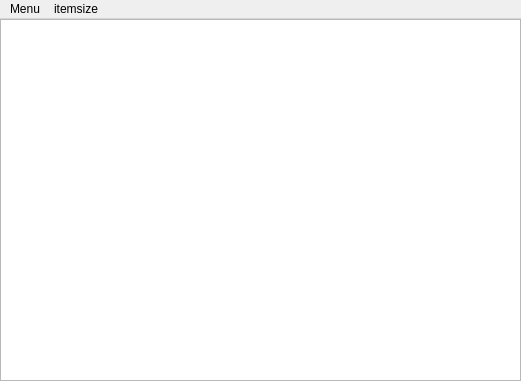
<?xml version="1.0" encoding="UTF-8"?>
<ui version="4.0">
 <class>MainWindow</class>
 <widget class="QMainWindow" name="MainWindow">
  <property name="geometry">
   <rect>
    <x>0</x>
    <y>0</y>
    <width>521</width>
    <height>381</height>
   </rect>
  </property>
  <property name="windowTitle">
   <string>MainWindow</string>
  </property>
  <widget class="QWidget" name="centralwidget">
   <layout class="QHBoxLayout" name="horizontalLayout" stretch="2">
    <property name="spacing">
     <number>0</number>
    </property>
    <property name="leftMargin">
     <number>0</number>
    </property>
    <property name="topMargin">
     <number>0</number>
    </property>
    <property name="rightMargin">
     <number>0</number>
    </property>
    <property name="bottomMargin">
     <number>0</number>
    </property>
    <item>
     <widget class="View" name="graphicsView"/>
    </item>
   </layout>
  </widget>
  <widget class="QMenuBar" name="menubar">
   <property name="geometry">
    <rect>
     <x>0</x>
     <y>0</y>
     <width>521</width>
     <height>25</height>
    </rect>
   </property>
   <widget class="QMenu" name="menuFit">
    <property name="title">
     <string>Menu</string>
    </property>
    <addaction name="action_FitInView"/>
    <addaction name="actionscene_Rect"/>
    <addaction name="actionview_rect"/>
    <addaction name="actionview_center"/>
    <addaction name="actionscene_center"/>
    <addaction name="actionitem_Bounding_rect"/>
    <addaction name="actionitem_pos"/>
    <addaction name="actionall_item_Bounding_rect"/>
    <addaction name="actionpin_scene_center"/>
    <addaction name="actionmap_view_center_in_scene"/>
    <addaction name="actionmap_scene_center_in_view"/>
   </widget>
   <widget class="QMenu" name="menuitemsize">
    <property name="title">
     <string>itemsize</string>
    </property>
    <addaction name="actionplus"/>
    <addaction name="actionminus"/>
   </widget>
   <addaction name="menuFit"/>
   <addaction name="menuitemsize"/>
  </widget>
  <action name="action_FitInView">
   <property name="text">
    <string>fir</string>
   </property>
   <property name="shortcut">
    <string>Ctrl+F</string>
   </property>
  </action>
  <action name="actionscene_Rect">
   <property name="text">
    <string>scene Rect</string>
   </property>
   <property name="shortcut">
    <string>S, R</string>
   </property>
  </action>
  <action name="actionview_rect">
   <property name="text">
    <string>view rect</string>
   </property>
   <property name="shortcut">
    <string>V, R</string>
   </property>
  </action>
  <action name="actionview_center">
   <property name="text">
    <string>view center</string>
   </property>
   <property name="shortcut">
    <string>V, C</string>
   </property>
  </action>
  <action name="actionscene_center">
   <property name="text">
    <string>scene center</string>
   </property>
   <property name="shortcut">
    <string>S, C</string>
   </property>
  </action>
  <action name="actionitem_Bounding_rect">
   <property name="text">
    <string>item Bounding rect</string>
   </property>
   <property name="shortcut">
    <string>Q</string>
   </property>
  </action>
  <action name="actionitem_pos">
   <property name="text">
    <string>item pos</string>
   </property>
   <property name="shortcut">
    <string>W</string>
   </property>
  </action>
  <action name="actionall_item_Bounding_rect">
   <property name="text">
    <string>all item Bounding rect</string>
   </property>
   <property name="shortcut">
    <string>B</string>
   </property>
  </action>
  <action name="actionplus">
   <property name="text">
    <string>plus</string>
   </property>
   <property name="shortcut">
    <string>+</string>
   </property>
  </action>
  <action name="actionminus">
   <property name="text">
    <string>minus</string>
   </property>
   <property name="shortcut">
    <string>-</string>
   </property>
  </action>
  <action name="actionpin_scene_center">
   <property name="text">
    <string>pin scene center</string>
   </property>
   <property name="shortcut">
    <string>P</string>
   </property>
  </action>
  <action name="actionmap_view_center_in_scene">
   <property name="text">
    <string>map view center in scene</string>
   </property>
   <property name="shortcut">
    <string>M, V</string>
   </property>
  </action>
  <action name="actionmap_scene_center_in_view">
   <property name="text">
    <string>map scene center in view</string>
   </property>
   <property name="shortcut">
    <string>M, S</string>
   </property>
  </action>
 </widget>
 <customwidgets>
  <customwidget>
   <class>View</class>
   <extends>QGraphicsView</extends>
   <header>view.h</header>
  </customwidget>
 </customwidgets>
 <resources/>
 <connections/>
</ui>
